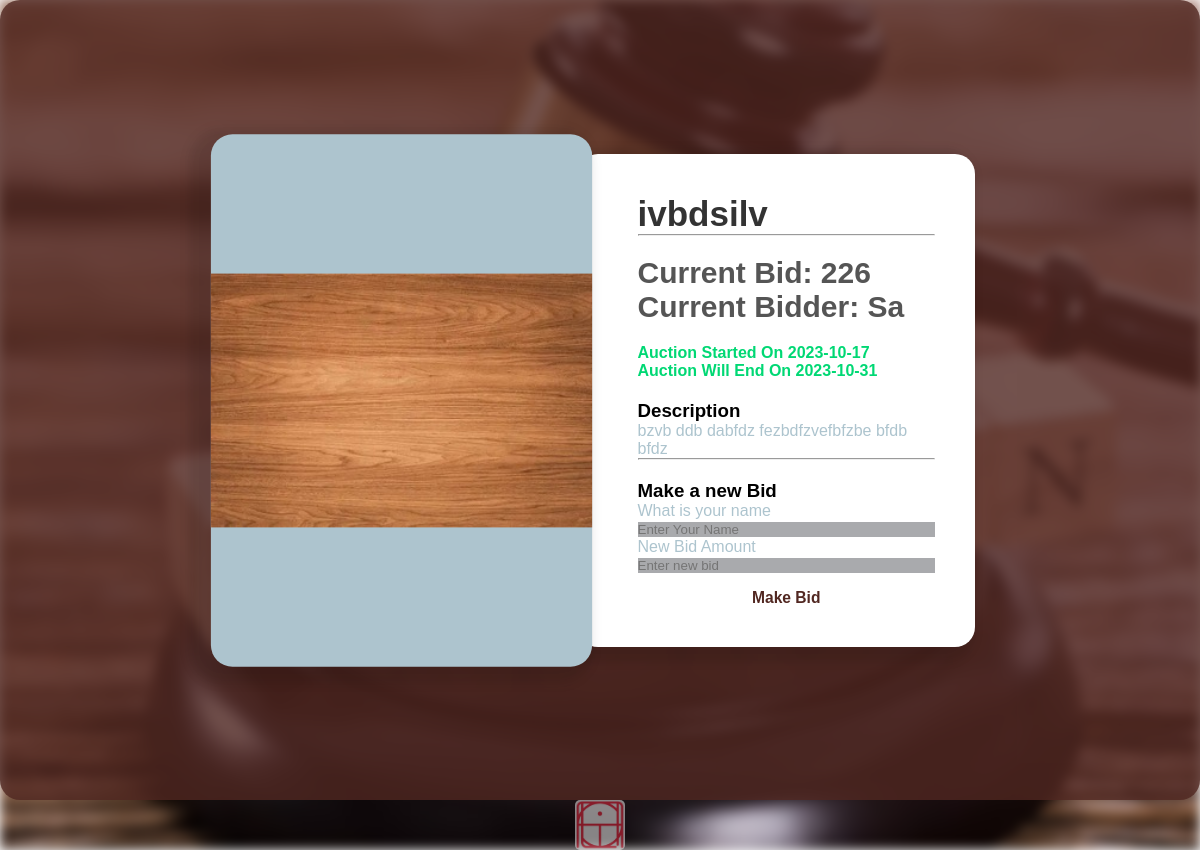
The page /auctionItemPage.php?iID=2 on the database its author committed.
### tables this page shows
CREATE TABLE `auctionItems` (
  `ID` int(11) NOT NULL,
  `name` varchar(100) NOT NULL,
  `bid` double NOT NULL DEFAULT 0,
  `description` text NOT NULL,
  `fileExtension` varchar(20) NOT NULL,
  `startDate` date NOT NULL,
  `endDate` date NOT NULL,
  `bidder` varchar(100) NOT NULL DEFAULT 'No one made a bid yet'
);

### classes/auctionItemsModel.class.php (called while the page is built, shortened)
<?php
class AuctionItemsModel extends Db{
    protected function getAuctionByID($id){
      $mysqli = $this->connect();
      $sql = "select * from auctionItems where ID = {$id}";
      $result = $mysqli->query($sql);
      $id = $result->fetch_assoc();
      return $id;
    }
}

### classes/auctionItemsView.class.php (called while the page is built, shortened)
<?php
class AuctionItemsView extends AuctionItemsModel{
  public function getAuctionItem($id){
    $results = $this->getAuctionByID($id);
    return $results;
  }
}

### auctionItemPage.php (the view, shortened to what this page needs)
<!DOCTYPE html>
<?php
  include_once 'classes/auctionItemsModel.class.php';
  include_once 'classes/auctionItemsView.class.php';
  $viewObj = new AuctionItemsView();
  $item = $viewObj->getAuctionItem($_GET["iID"]);
  $imgAddress = "\"uploads/" . $item["name"] . "." . $item["fileExtension"] . "\"";
  $end = ($item['endDate'] < date("Y-m-d"));
  $start = ($item['startDate'] > date("Y-m-d"));
?>
<html lang="en" dir="ltr">
  <head>
    <link rel="stylesheet" href="https://cdn.jsdelivr.net/gh/kimeiga/bahunya/dist/bahunya.min.css">
    <link rel="stylesheet" href="css/style1.css">
    <link rel="stylesheet" href="css/style5.css">
  </head>
  <body>
    <div class="bg">
    </div>
    <div class="container">
      <div class="product">
        <div class="gallery">
          <img src=<?= $imgAddress ?>>
        </div>
        <div class="details">
          <h1> <?= $item["name"] ?> </h1> <hr>
          <h2 style="margin-bottom: 0px !important;"> Current Bid: <?= $item["bid"] ?> </h2>
          <h2 style="margin-top: 0px !important;"> Current Bidder: <?= $item["bidder"] ?> </h2>
          <h4 style="margin-bottom: 0px !important;"> Auction Started On <?= $item["startDate"] ?> </h3>
          <h4 style="margin-top: 0px !important;"> Auction Will End On <?= $item["endDate"] ?> </h3>
          <h3 style="color: black; margin-bottom: 0px !important;"> Description </h3>
          <p> <?= $item["description"] ?> </p> <hr>
          <?php if (!($end || $start)){ ?>
            <h3 style="color: black;margin-top: 20px !important;"> Make a new Bid </h3>
            <form method="post">
              <div>
                <label for="bidder">What is your name</label>
                <input type="text" name="bidder" placeholder="Enter Your Name"
                       style="margin-right: 0px !important; width: 100%" required>
              </div>
              <div>
                <label for="bid">New Bid Amount</label>
                <input type="number" step="any" name="bid" placeholder="Enter new bid"
                       min=<?= $item["bid"]+1 ?> style="margin-right: 0px !important; width: 100%" required>
              </div>
              <div class="header">
                <button style="margin:10; padding:10; background-color: rgba(0, 0, 0, 0.0); border: none;">
                  <br><h3 style="margin:0; padding:0; color: rgb(81, 39, 33);">Make Bid</h3>
                </button>
              </div>
            </form>
          <?php } elseif ($start){ ?>
            <h3 style="color: black;margin-top: 20px !important;"> Auction Has Not Started Yet! </h3>
          <?php } else { ?>
            <h3 style="color: black;margin-top: 20px !important;"> Auction Has Already Ended! </h3>
          <?php } ?>
        </div>
      </div>
    </div>
    <footer style="display: flex; justify-content: center; border: none;">
      <img class="logo" src="img/logo.jpg" alt="logo" height="50" width="50" style="border-radius:5px; margin: auto; opacity: 50%;">
    </footer>
  </body>
</html>

### css/style1.css (style rules this page uses)
.bg { position: fixed; top: 0; left: 0; width: 100%; height: 100%; z-index: -1; filter: blur(6px); -webkit-filter: blur(6px); }
.header { text-align: center; }
input, select { background-color: rgba(40, 44, 52, 0.4); border: none; color: #cbc8c7; }

### css/style5.css (style rules this page uses)
* { margin: 0; padding: 0; font-family: 'Poppins', sans-serif; box-sizing: border-box; }
.container { width: 100%; min-height: 100vh; background-color: rgba(81, 39, 33, 0.8); display: flex; align-items: center; justify-content: center; border-radius: 20px; }
.product { width: 90%; max-width: 750px; display: flex; }
.gallery { flex-basis: 47%; background: #ADC4CE; transform: scale(1.08); display: flex; align-items: center; justify-content: center; box-shadow: -10px 5px 10px 10px rgba(0, 0, 0, 0.1); border-radius: 20px; }
.gallery img { padding-top: 0px !important; width: 100%; display: block; padding-top: 100px; }
.details { flex-basis: 53%; background: #fff; padding: 40px; padding-left: 60px; box-shadow: -10px 5px 10px 10px rgba(0, 0, 0, 0.1); border-radius: 20px; color: #ADC4CE; }
.details h1 { color: #333; font-size: 35px; }
.details h2 { margin-top: 20px !important; color: #555; font-size: 30px; font-weight: 600; }
.details h4 { margin-top: 20px !important; color: #00d874; margin-bottom: 20px; }

### rows shown on the page
auctionitems: name+fileExtension (picture), name "ivbdsilv", bid "226", bidder "Sa", startDate "2023-10-17", endDate "2023-10-31", description "bzvb ddb dabfdz fezbdfzvefbfzbe bfdb bfdz"
